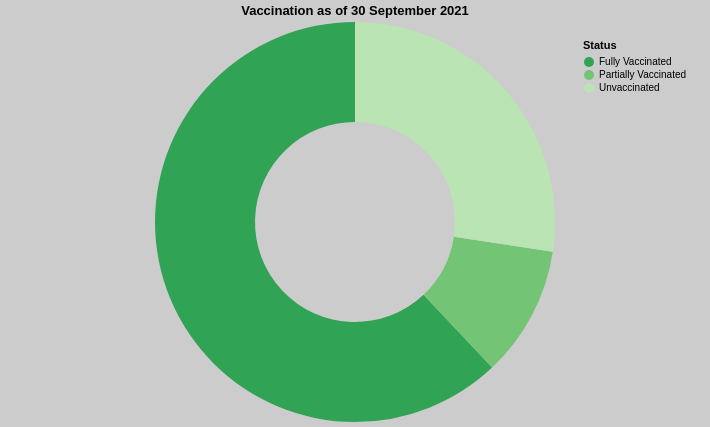

Here is the Vega-Lite specification saved for this chart:
### Vega-Lite specification from a JSON file in a GitHub repository (floating-point values rounded to 4 significant figures)
{"$schema": "https://vega.github.io/schema/vega-lite/v5.json", "width": 700, "height": 400, "description": "A simple donut chart with embedded data.", "title": "Vaccination as of 30 September 2021", "data": {"values": [{"category": "Fully Vaccinated", "percent": 62.02, "total": 20255398}, {"category": "Partially Vaccinated", "percent": 10.61, "total": 3285579}, {"category": "Unvaccinated", "percent": 27.37, "total": 12116423}]}, "mark": {"type": "arc", "innerRadius": 100}, "encoding": {"theta": {"field": "percent", "type": "quantitative"}, "color": {"field": "category", "type": "nominal", "legend": {"title": "Status", "direction": "vertical"}, "scale": {"domain": ["Fully Vaccinated", "Partially Vaccinated", "Unvaccinated"], "range": ["#31a354", "#74c476", "#bae4b3"]}}, "tooltip": [{"field": "category", "type": "nominal", "title": "Vaccination"}, {"field": "percent", "title": "%Percentage", "format": ".2f"}, {"field": "total", "type": "quantitative", "title": "Total Number", "format": ","}]}, "config": {"view": {"strokeOpacity": 0, "stroke": "black"}, "background": "#cccccc", "legend": {"orient": "top-right"}}}
